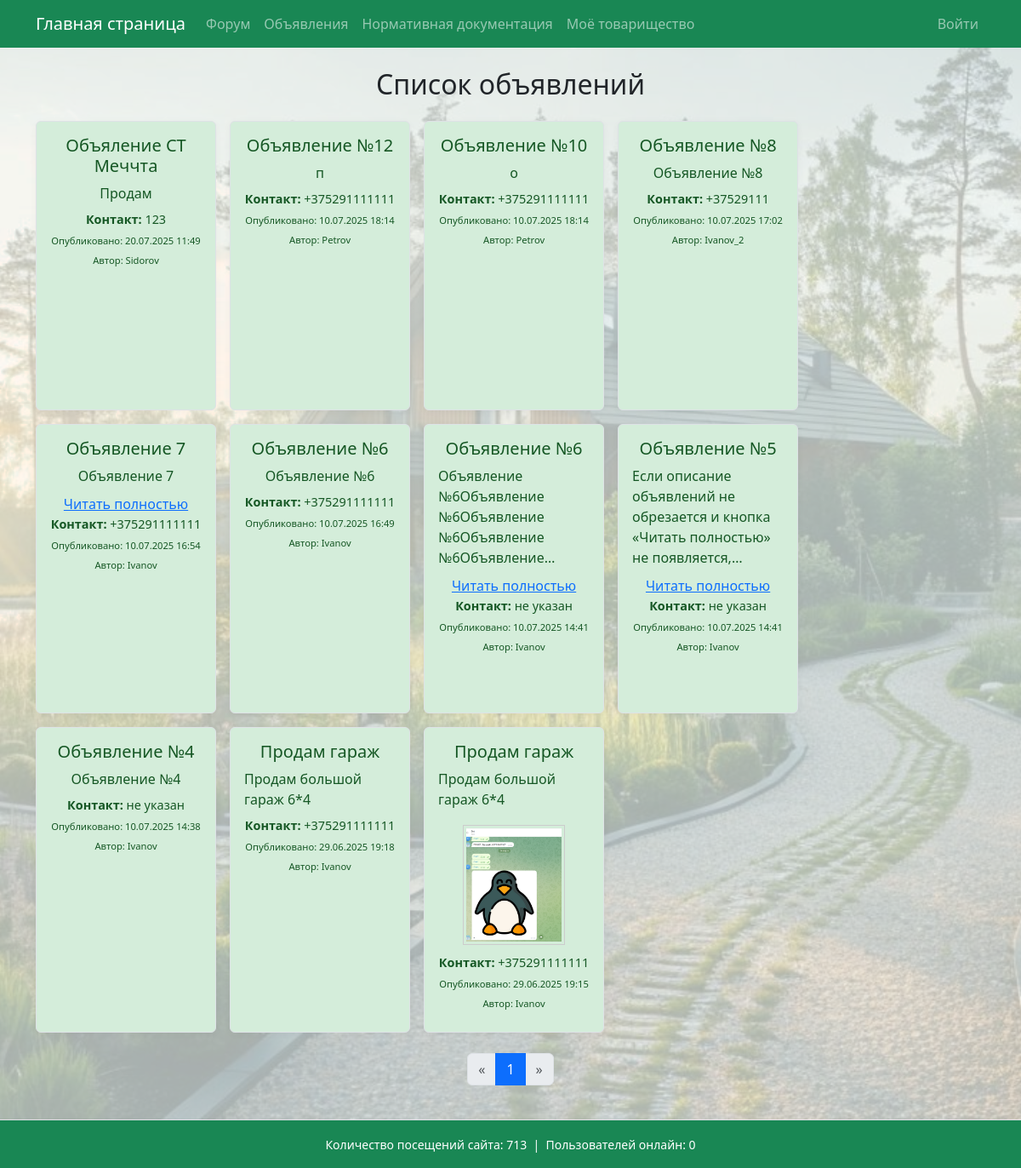
The page /ads/ on the database as committed earlier.
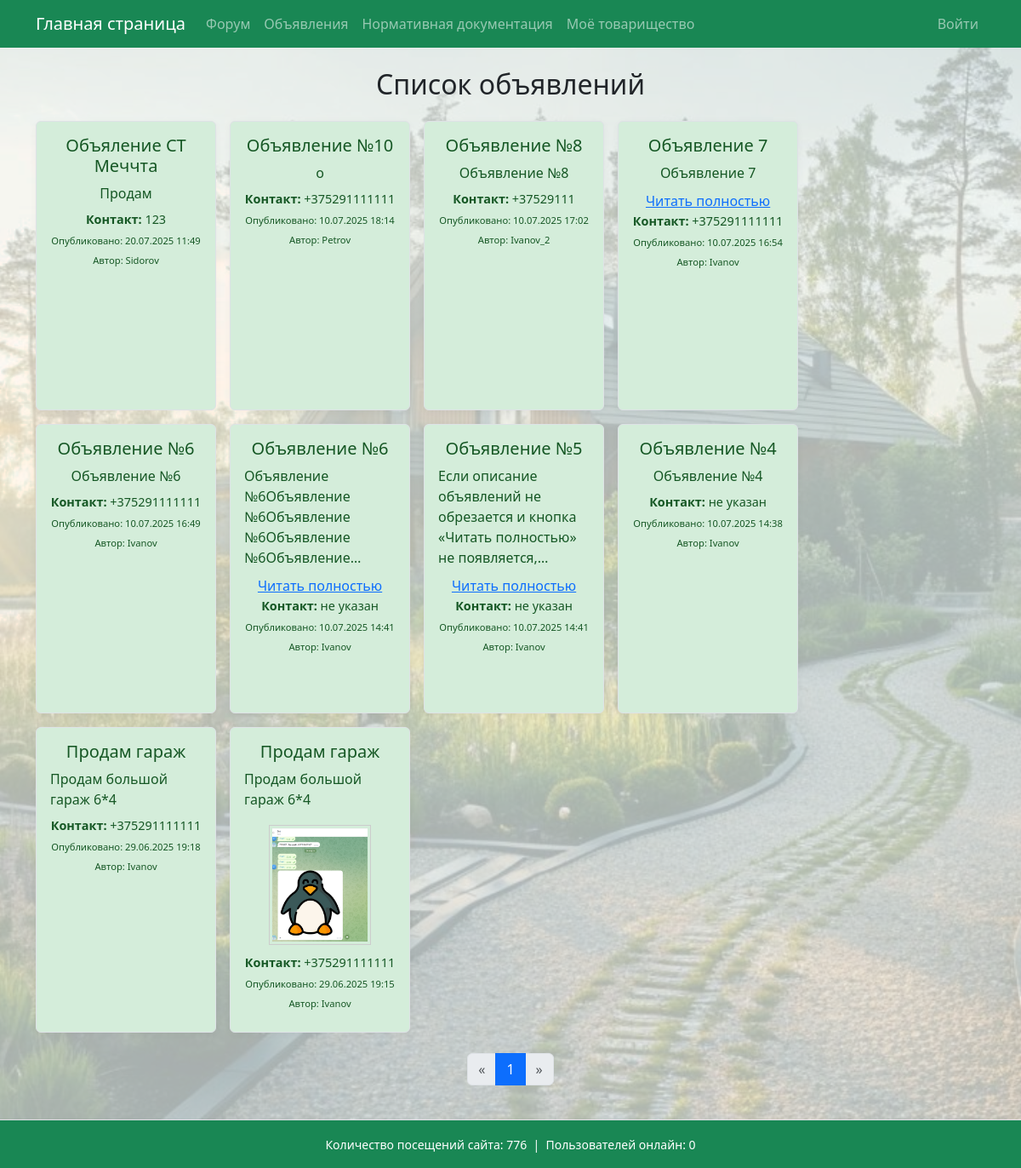
The same page on the database as committed later.
### garden/models.py (models this page shows, shortened)
class Advertisement(models.Model):
    title = models.CharField(max_length=200)
    description = models.TextField()
    photo = models.ImageField(upload_to='ads_photos/', blank=True, null=True)
    contact = models.CharField(max_length=100, verbose_name='Контакт для связи')  # новое обязательное поле
    owner = models.ForeignKey(settings.AUTH_USER_MODEL, on_delete=models.CASCADE, related_name='advertisements')
    created_at = models.DateTimeField(auto_now_add=True)
    updated_at = models.DateTimeField(auto_now=True)

### garden/views.py (the view)
# urls.py: path('ads/', views.ads, name='ads'),
def ads(request):
    ads_list = Advertisement.objects.all().order_by('-created_at')
    paginator = Paginator(ads_list, 15)  # 15 объявлений на страницу
    page_number = request.GET.get('page')
    page_obj = paginator.get_page(page_number)
    return render(request, 'ads.html', {'page_obj': page_obj})

### garden/context_processors.py (called while the page is built)
def total_visits_processor(request):
    counter, created = PageVisit.objects.get_or_create(page_name='main_page')
    return {
        'total_visits': counter.visits
    }

def online_users_processor(request):
    now = timezone.now()
    active_threshold = now - timedelta(seconds=40)  # считаем активными за последние 40 секунд
    online_count = Profile.objects.filter(last_seen__gte=active_threshold).count()
    return {'online_users': online_count}

### garden/templates/ads.html (shortened to what this page needs)
{% extends "base.html" %}
{% block content %}
<h2 class="text-center mb-4">Список объявлений</h2>
{% if page_obj %}
  <div class="ads-container d-flex flex-wrap justify-content-start gap-3">
    {% for ad in page_obj %}
      <div class="ad-card bg-light-green border rounded p-3 d-flex flex-column align-items-center">
        <h5 class="text-center mb-2">{{ ad.title }}</h5>
        <div class="ad-description description-truncate-5 mb-2" id="desc-{{ forloop.counter }}">
          {{ ad.description|linebreaksbr }}
        </div>
        <button class="btn btn-link p-0 read-more-btn" data-target="desc-{{ forloop.counter }}" style="display:none;">
          Читать полностью
        </button>
        {% if ad.photo %}
          <img src="{{ ad.photo.url }}" alt="{{ ad.title }}" class="ad-photo" data-full="{{ ad.photo.url }}">
        {% endif %}
        <div class="mb-1" style="font-size: 0.9em;">
          <strong>Контакт:</strong> {{ ad.contact }}
        </div>
        <div class="mb-1" style="font-size: 0.8em;">
          <small>Опубликовано: {{ ad.created_at|date:"d.m.Y H:i" }}</small>
        </div>
        <div class="mb-2" style="font-size: 0.8em;">
          <small>Автор: {{ ad.owner.get_full_name|default:ad.owner.username }}</small>
        </div>
      </div>
    {% endfor %}
  </div>
  <nav aria-label="Page navigation" class="mt-4">
    <ul class="pagination justify-content-center">
      {% if page_obj.has_previous %}
        <li class="page-item">
          <a class="page-link" href="?page={{ page_obj.previous_page_number }}">&laquo;</a>
        </li>
      {% else %}
        <li class="page-item disabled">
          <span class="page-link">&laquo;</span>
        </li>
      {% endif %}
      {% for num in page_obj.paginator.page_range %}
        {% if num >= page_obj.number|add:"-2" and num <= page_obj.number|add:"2" %}
          {% if num == page_obj.number %}
            <li class="page-item active"><span class="page-link">{{ num }}</span></li>
          {% else %}
            <li class="page-item"><a class="page-link" href="?page={{ num }}">{{ num }}</a></li>
          {% endif %}
        {% endif %}
      {% endfor %}
      {% if page_obj.has_next %}
        <li class="page-item">
          <a class="page-link" href="?page={{ page_obj.next_page_number }}">&raquo;</a>
        </li>
      {% else %}
        <li class="page-item disabled">
          <span class="page-link">&raquo;</span>
        </li>
      {% endif %}
    </ul>
  </nav>
{% else %}
  <p class="text-center">Объявления отсутствуют.</p>
{% endif %}
{% endblock %}

Rows that differ between the two databases and show on the page:
removed Advertisement: title "Объявление №12", description "п", contact "+375291111111", created_at "10.07.2025 18:14", owner.get_full_name "Petrov"
Other text that changed with them:
{{ total_visits }}: "713" → "776"
